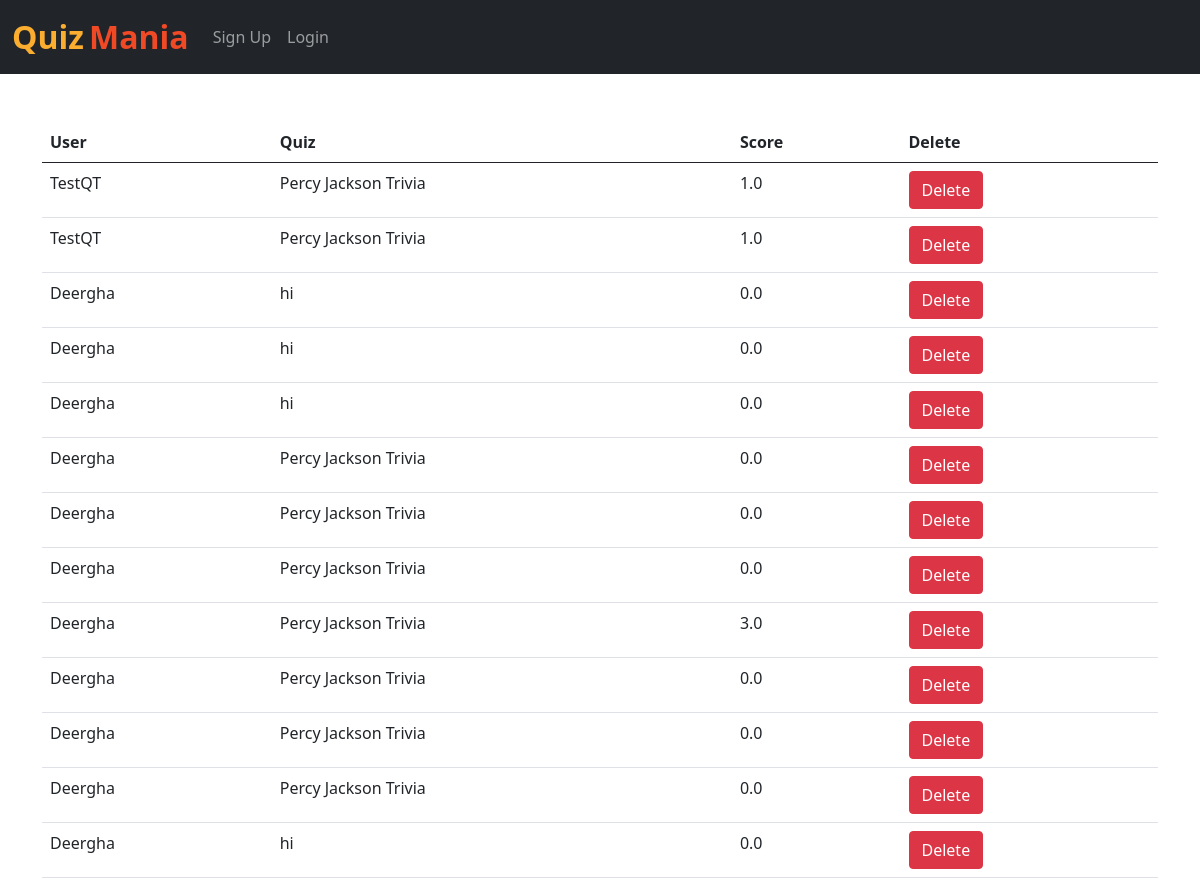
The app's page /results/ with its own data.
### QuizMania/models.py (models this page shows, shortened)
class Marks_Of_User(models.Model):
    quiz = models.ForeignKey(Quiz, on_delete=models.CASCADE)
    user = models.ForeignKey(CustomUser, on_delete=models.CASCADE)
    score = models.FloatField()

class CustomUser(AbstractUser):
    is_QM = models.BooleanField(default=False)
    is_QT = models.BooleanField(default=False)

class Quiz(models.Model):
    name = models.CharField(max_length=100)
    description = models.CharField(max_length=500)
    number_of_questions = models.IntegerField(default=1)
    positive_marks = models.IntegerField(default=1)
    negative_marks = models.IntegerField(default=0)
    private = models.BooleanField(default=False)
    pin = models.CharField(max_length=20, blank=True)
    def __str__(self):
        return self.name

### QuizMania/views.py (the view)
# urls.py: path('results/', views.results, name='results'),
def results(request):
    marks = Marks_Of_User.objects.all()
    return render(request, "results.html", {'marks': marks})

### QuizMania/templates/results.html (shortened to what this page needs)
{% extends 'base.html' %}
{% block body %}
<div class="container mt-4">
      <br>
      <table class="table">
        <thead>
          <tr>
            <th>User</th>
            <th>Quiz</th>
            <th>Score</th>
            <th>Delete</th>
          </tr>
        </thead>
{% for mark in marks %}
<tr>
  <td>{{mark.user}}</td>
  <td>{{mark.quiz}}</td>
  <td>{{mark.score}}</td>
  <td><a href="/delete_result/{{mark.id}}/" class="btn btn-danger">Delete</a></td>
</tr>
{% endfor %}
</table>
</div>
{% endblock %}

### QuizMania/templates/base.html (shortened to what this page needs)
<!doctype html>
<html lang="en">
  <head>
    <link href="https://cdn.jsdelivr.net/npm/bootstrap@5.0.2/dist/css/bootstrap.min.css" rel="stylesheet">
  </head>
  <body>
    <nav class="navbar navbar-expand-lg navbar-dark bg-dark">
        <div class="container-fluid">
          <a class="navbar-brand" href="/"><span class="head1">Quiz</span> <span class="head2">Mania</span></a>
          <div class="collapse navbar-collapse" id="navbarSupportedContent">
              {% if user.is_authenticated %}
              <ul class="navbar-nav me-auto mb-2 mb-lg-0">
                <li class="nav-item">
                  <a class="nav-link" href="#">Welcome {{request.user}}</a>
                </li>
                <li class="nav-item">
                    <a class="nav-link" href="/logout">Logout</a>
                  </li>
                <li class="nav-item">
                    <a class="nav-link" href="/leaderboard/">Leaderboard</a>
                  </li>
                <li class="nav-item">
                    <a class="nav-link" href="/results/">Results of Users</a>
                  </li>
                <li class="nav-item">
                    <a class="nav-link" href="/results_list/">Download results</a>
                  </li>
                  {% if user.is_QM %}
                  <div class="collapse navbar-collapse" id="navbarNavDarkDropdown">
                    <ul class="navbar-nav">
                      <li class="nav-item dropdown">
                        <a class="nav-link dropdown-toggle" href="#" id="navbarDarkDropdownMenuLink" role="button" data-bs-toggle="dropdown" aria-expanded="false">
                          Create New
                        </a>
                        <ul class="dropdown-menu dropdown-menu-dark" aria-labelledby="navbarDarkDropdownMenuLink">
                          <li><a class="dropdown-item" href="/add_quiz/">Add Quiz</a></li>
                          <li><a class="dropdown-item" href="/add_question/">Add Questions</a></li>
                        </ul>
                      </li>
                    </ul>
                  </div>
                  {% endif %}
              </ul>
              {% else %}
            <ul class="navbar-nav me-auto mb-2 mb-lg-0">
              <li class="nav-item">
                <a class="nav-link" href="/signup">Sign Up</a>
              </li>
              <li class="nav-item">
                <a class="nav-link" href="/login">Login</a>
              </li>
            </ul>
            {% endif %}
          </div>
        </div>
      </nav>
      {% block body %} {% endblock %}
  </body>
</html>

### QuizMania/templates/base.html (style rules this page uses)
.head1 { color: #FBAD30; font-size: 2rem; font-weight: bold; height: 50px; }
.head2 { color: #EF4926; font-size: 2rem; font-weight: bold; }

### records on screen
Marks_Of_User: user "TestQT", quiz "Percy Jackson Trivia", score "1.0"
Marks_Of_User: user "TestQT", quiz "Percy Jackson Trivia", score "1.0"
Marks_Of_User: user "Deergha", quiz "hi", score "0.0"
Marks_Of_User: user "Deergha", quiz "hi", score "0.0"
Marks_Of_User: user "Deergha", quiz "hi", score "0.0"
Marks_Of_User: user "Deergha", quiz "Percy Jackson Trivia", score "0.0"
Marks_Of_User: user "Deergha", quiz "Percy Jackson Trivia", score "0.0"
Marks_Of_User: user "Deergha", quiz "Percy Jackson Trivia", score "0.0"
Marks_Of_User: user "Deergha", quiz "Percy Jackson Trivia", score "3.0"
Marks_Of_User: user "Deergha", quiz "Percy Jackson Trivia", score "0.0"
Marks_Of_User: user "Deergha", quiz "Percy Jackson Trivia", score "0.0"
Marks_Of_User: user "Deergha", quiz "Percy Jackson Trivia", score "0.0"
Marks_Of_User: user "Deergha", quiz "hi", score "0.0"
